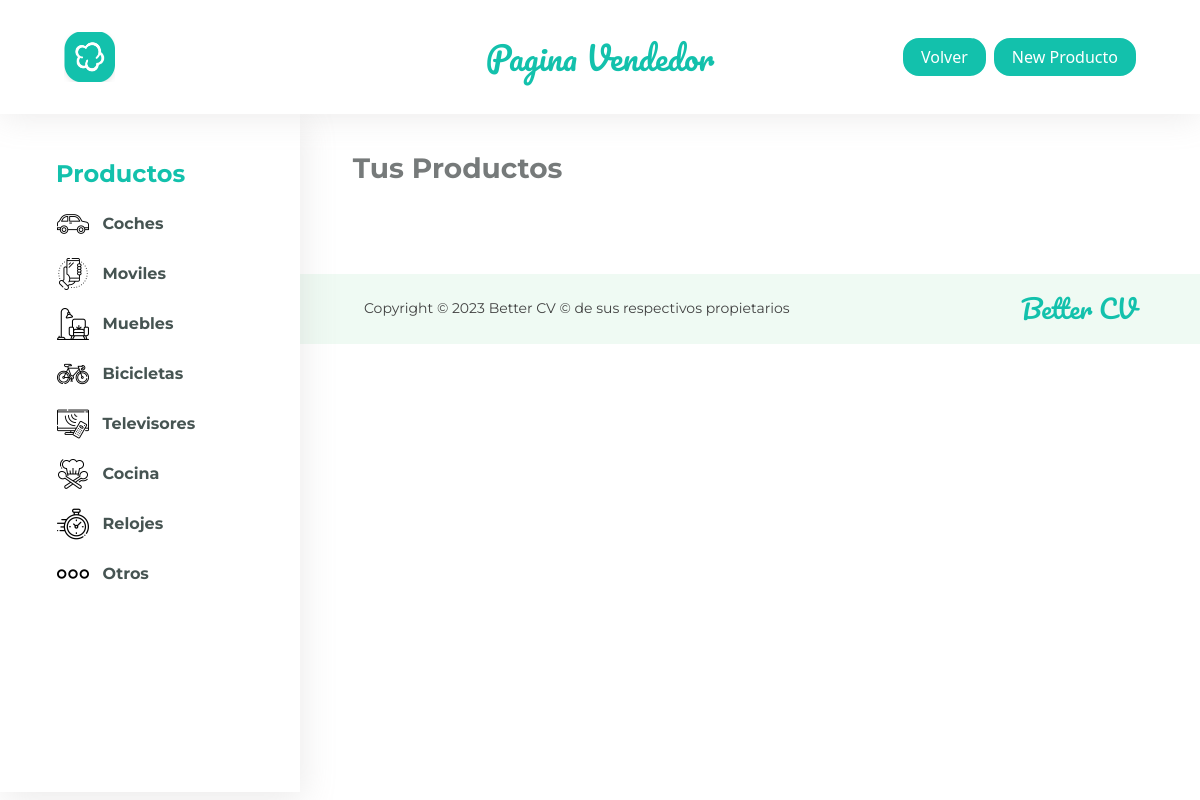
/pag-vendedores/index.php?prod=.&id=1, run on an earlier commit of the app's database.
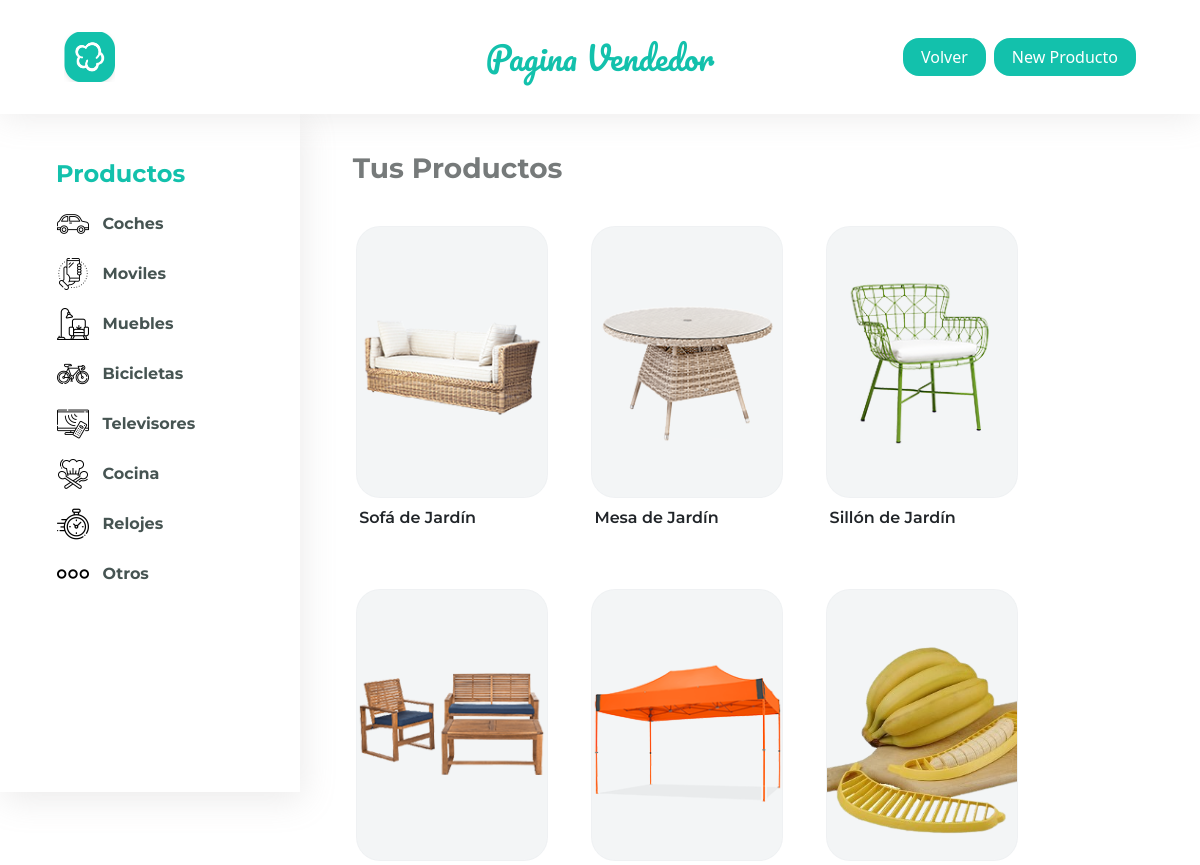
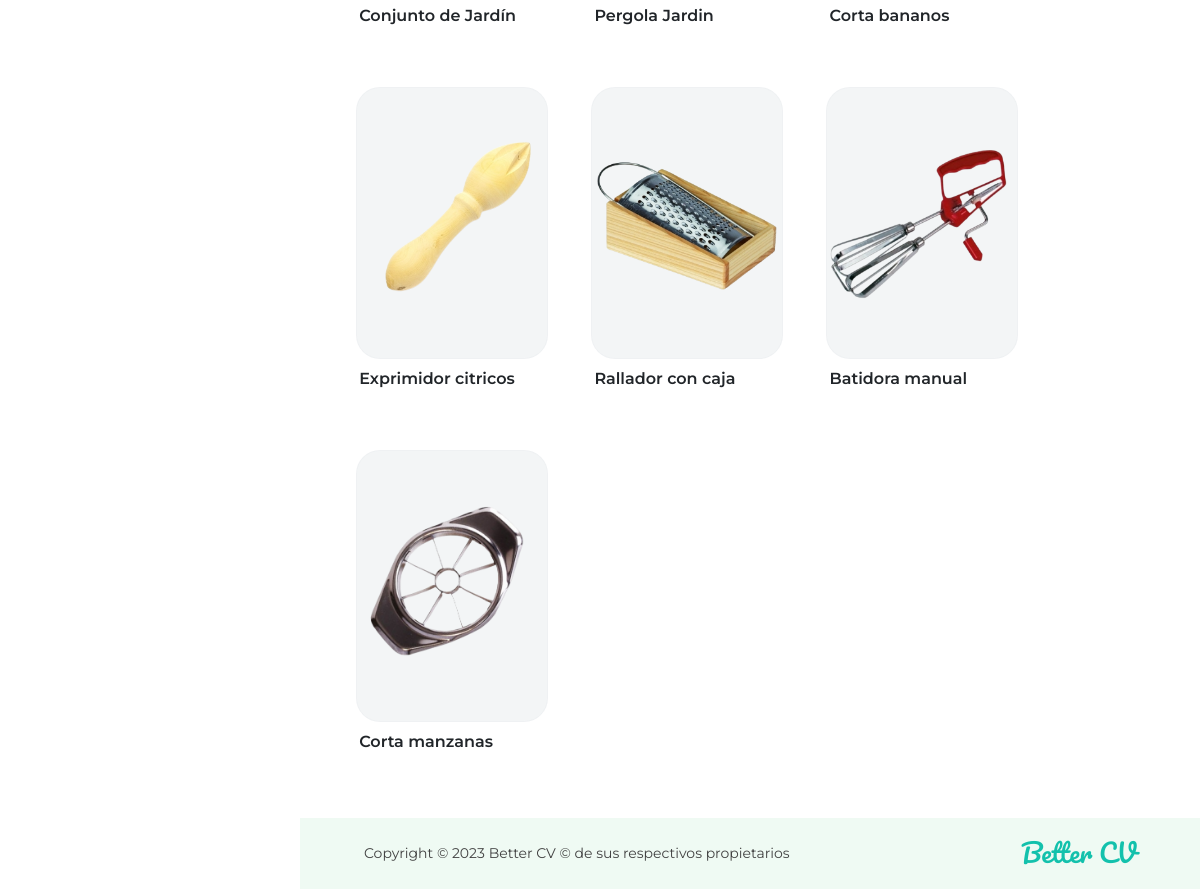
And on a later commit of the database (2 pictures, top to bottom).
### tables this page shows
CREATE TABLE `productos` (
  `id_prod` int(10) NOT NULL,
  `nombre_prod` varchar(50) NOT NULL,
  `id_vendedor` int(10) NOT NULL,
  `foto_prod` varchar(100) NOT NULL,
  `precio_prod` int(20) NOT NULL,
  `tipo_prod` varchar(50) NOT NULL,
  `etiqueta_producto` varchar(50) NOT NULL,
  `descuento` int(10) NOT NULL
);

### pag-vendedores/index.php (the view, shortened to what this page needs)
<!DOCTYPE html>
<html lang="en">
<head>
    <link rel="stylesheet" href="vendedores.css">
    <link href="https://cdn.jsdelivr.net/npm/bootstrap@5.3.1/dist/css/bootstrap.min.css" rel="stylesheet">
</head>
    <?php
	$id=$_GET['id'];
  ?>
<body>
    <nav>
        <div class="logo"><a href="../pag-vendedores/index.php?prod=.&id=<?php echo $id ?>"><img src="../img/logo-cv.png" alt=""></a></div>
        <div><p class="m-0">Pagina Vendedor</p></div>
        <div class="end">
            <button onclick="location.href='../index.php'">Volver</button>
            <button data-bs-toggle="modal" data-bs-target="#modal_estructura_nuevo_producto">New Producto</button>
        </div>
    </nav>
    <main>
        <section class="lateral">
            <h5>Productos</h5>
            <div class="eleccion">
                <img src="../img/iconos/coche.png" alt="coches">
                <a href="../pag-vendedores/index.php?prod=coches&id=<?php echo $id?>">Coches</a>
            </div>
            <div class="eleccion">
                <img src="../img/iconos/telefono-inteligente.png" alt="moviles">
                <a href="../pag-vendedores/index.php?prod=moviles&id=<?php echo $id?>">Moviles</a>
            </div>
            <div class="eleccion">
                <img src="../img/iconos/muebles.png" alt="muebles">
                <a href="../pag-vendedores/index.php?prod=muebles&id=<?php echo $id?>">Muebles</a>
            </div>
            <div class="eleccion">
                <img src="../img/iconos/bicicleta.png" alt="bicicletas">
                <a href="../pag-vendedores/index.php?prod=bicicletas&id=<?php echo $id?>">Bicicletas</a>
            </div>
            <div class="eleccion">
                <img src="../img/iconos/televisor.png" alt="televisores">
                <a href="../pag-vendedores/index.php?prod=televisores&id=<?php echo $id?>">Televisores</a>
            </div>
            <div class="eleccion">
                <img src="../img/iconos/cocina.png" alt="cocina">
                <a href="../pag-vendedores/index.php?prod=cocina&id=<?php echo $id?>">Cocina</a>
            </div>
            <div class="eleccion">
                <img src="../img/iconos/reloj.png" alt="reloj">
                <a href="../pag-vendedores/index.php?prod=reloj&id=<?php echo $id?>">Relojes</a>
            </div>
            <div class="eleccion">
                <img src="../img/iconos/otros.png" alt="otros">
                <a href="../pag-vendedores/index.php?prod=otros&id=<?php echo $id?>">Otros</a>
            </div>
        </section>
        <section class="pantalla">
            <h3 class="title">Tus Productos</h3>
            <div class="productos">
                <?php
                    $id=$_GET['id'];
					$prod=$_GET['prod'];
                    include ("../conectar.php");
                    $sql_buscar="SELECT * FROM productos WHERE id_vendedor=$id AND tipo_prod like '%$prod%'";
                    $busqueda=mysqli_query($mysql, $sql_buscar);
                    while ($producto=mysqli_fetch_array($busqueda)){
                        echo '
                        <div class="caja">
                            <button data-bs-toggle="modal" data-bs-target="#modal_estructura'.$producto['id_prod'].'" class="img"><img src="../img/'.$producto['foto_prod'].'" alt="foto"></button>
                            <p>'.$producto['nombre_prod'].'</p>
                        </div>
                        ';
                    }
                ?>
            </div>
            <footer>
                <small>Copyright © 2023 Better CV © de sus respectivos propietarios</small>
                <p class="m-0">Better CV</p>
            </footer>
        </section>
    </main>
</body>
</html>

What changed in the data, as far as the page shows it:
now on this page (row edited): productos: foto_prod (picture), nombre_prod "Sofá de Jardín"
now on this page (row edited): productos: foto_prod (picture), nombre_prod "Mesa de Jardín"
now on this page (row edited): productos: foto_prod (picture), nombre_prod "Sillón de Jardín"
now on this page (row edited): productos: foto_prod (picture), nombre_prod "Conjunto de Jardín"
now on this page (row edited): productos: foto_prod (picture), nombre_prod "Pergola Jardin"
now on this page (row edited): productos: foto_prod (picture), nombre_prod "Corta bananos"
now on this page (row edited): productos: foto_prod (picture), nombre_prod "Exprimidor citricos"
now on this page (row edited): productos: foto_prod (picture), nombre_prod "Rallador con caja"
now on this page (row edited): productos: foto_prod (picture), nombre_prod "Batidora manual"
now on this page (row edited): productos: foto_prod (picture), nombre_prod "Corta manzanas"
